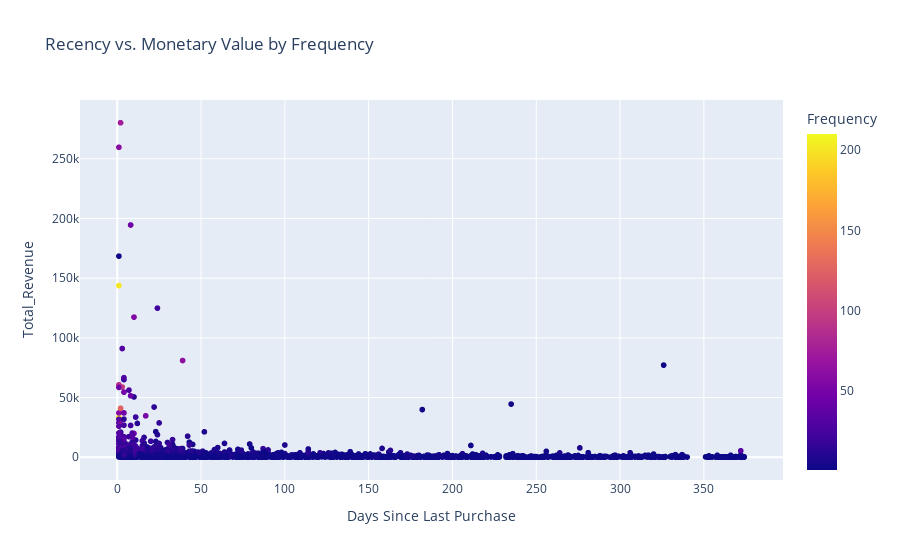

Notebook code cell kept with this figure:
### Code cell
# Scatter Plot (Recency vs. Monetary):

fig= px.scatter(rfm, x='Recency', y='Monetary', color='Frequency',
                title='Recency vs. Monetary Value by Frequency ',
                labels={'Recency': 'Days Since Last Purchase', 'Monetary':'Total_Revenue'})
fig.show()

### Figure 1 — Plotly figure (JSON) as saved in the notebook; plotly's stock layout.template omitted (floating-point values rounded to 4 significant figures; data arrays with more than 128 entries replaced by an {"elided": "..."} marker saying what was removed)
{"data": [{"hovertemplate": "Days Since Last Purchase=%{x}<br>Total_Revenue=%{y}<br>Frequency=%{marker.color}<extra></extra>", "legendgroup": "", "marker": {"color": {"elided": "4339 int values"}, "coloraxis": "coloraxis", "symbol": "circle"}, "mode": "markers", "name": "", "showlegend": false, "type": "scattergl", "x": {"elided": "4339 int values"}, "xaxis": "x", "y": {"elided": "4339 float values"}, "yaxis": "y"}], "layout": {"coloraxis": {"colorbar": {"title": {"text": "Frequency"}}, "colorscale": [[0, "#0d0887"], [0.1111, "#46039f"], [0.2222, "#7201a8"], [0.3333, "#9c179e"], [0.4444, "#bd3786"], [0.5556, "#d8576b"], [0.6667, "#ed7953"], [0.7778, "#fb9f3a"], [0.8889, "#fdca26"], [1, "#f0f921"]]}, "legend": {"tracegroupgap": 0}, "title": {"text": "Recency vs. Monetary Value by Frequency "}, "xaxis": {"anchor": "y", "domain": [0, 1], "title": {"text": "Days Since Last Purchase"}}, "yaxis": {"anchor": "x", "domain": [0, 1], "title": {"text": "Total_Revenue"}}}}
